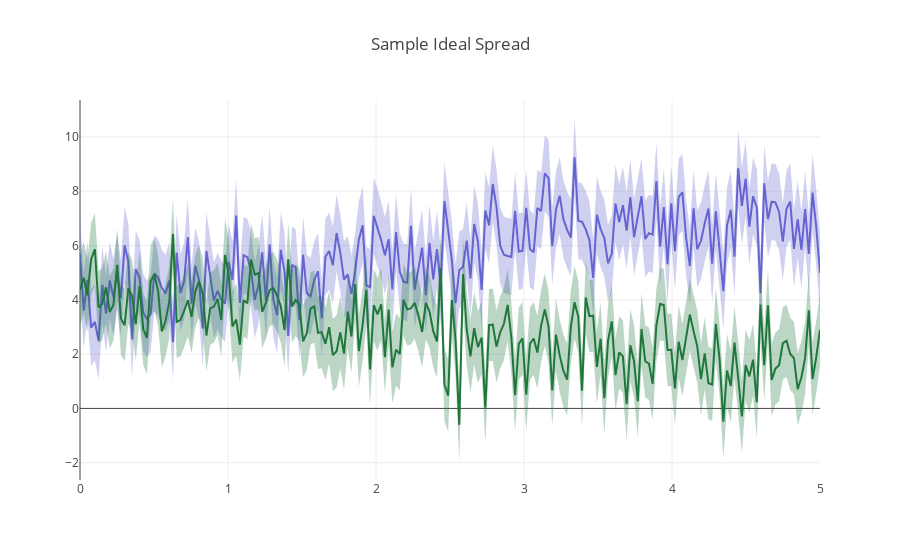

Write notebook code for a chart like this one.
### Markdown cell above
# Spreads

We've all heard of Hedge funds. But how did they get their name? I recently found that the name came from something calling Spreads. The idea was simple: in a perfect market data is completely random. Any imbalances are quickly exploited by traders who immediately make profit. 

### Example of when you need to start using spreads

You are a large company and you buy a large quantity of oil contracts (say, 10% of the entire market). The market reacts: supply drops but demand remains the same and therefore the price should go up. If you are carefully watching these changes in the market something like this would set your alarm off. What would you do? 

The answer is simple. Immediately sell some of your contracts and increase the supply in the market. Within a couple of days the market returns to the price set before you bought the oil contracts. When the market stabalizes, immediate buy back your contracts for the cheaper price. 

This concept is called "shorting" and many, many players in the market participate. There is a low probability, therefore, you will have the opporutnity to participate with any reasonable gains. 

### Introducing Spreads

The market is random, and quickly corrects for sudden changes. What do you do? One great and simple idea was to sell contracts in pairs. One contract acts as a long term bet that it will increase in price, and another acts as a short-term bet that it's price will decrease. This acts as a counter-balance. 

If two contracts are similar in price and you expect one to increase and one to decrease in price, this is a perfect siuation that guides a spread.

### Code cell
# Simulate a spread of data
def plot_spread(x1, y1, x2, y2, title):
    assert len(x1) == len(x2) == len(y1) == len(y2)
    s1 = np.std(y1)
    s2 = np.std(y2)
    

    ub1 = Scatter(
        x=x,
        y=y1 + s1,
        mode='lines',
        marker=dict(color="444"),
        line=dict(width=0),
        fillcolor='rgba(101, 100, 210, 0.3)',
        fill='tonexty')

    lb1 = Scatter(
        x=x, y=y1 - s1, marker=dict(color="444"), line=dict(width=0), mode='lines')

    t1 = Scatter(
        x=x,
        y=y1,
        mode='lines',
        line=dict(color='rgb(101, 100, 210)'),
        fillcolor='rgba(101, 100, 210, 0.3)',
        fill='tonexty'    
        )

    ub2 = Scatter(
        x=x,
        y=y2 + s2,
        mode='lines',
        marker=dict(color="444"),
        line=dict(width=0),
        fillcolor='rgba(31, 119, 60, 0.3)',
        fill='tonexty')

    lb2 = Scatter(
        x=x, y=y2 - s2, mode='lines', marker=dict(color="444"), line=dict(width=0))

    t2 = Scatter(
        x=x,
        y=y2,
        fill='tonexty',
        mode='lines',
        line=dict(color='rgb(31, 119, 60)'),
        fillcolor='rgba(31, 119, 60, 0.3)')

    data = [lb1, t1, ub1, lb2, t2, ub2]
    plot(data, title=title, show_legend=False)

n = 200
x = np.linspace(0, 5, num=n)
y1 = (np.arctan(x - 2) + 2 * np.e) + np.random.normal(size=n)
s1 = np.std(y1)
y2 = -1 * np.arctan(x - 2) + 3 + np.random.normal(size=n)
s2 = np.std(y2)
plot_spread(x1=x, y1=y1, x2=x, y2=y2, title='Sample Ideal Spread')

### Figure 1 — Plotly figure (JSON) as saved in the notebook; plotly's stock layout.template omitted (floating-point values rounded to 4 significant figures; data arrays with more than 128 entries replaced by an {"elided": "..."} marker saying what was removed)
{"data": [{"hoverinfo": "skip", "line": {"width": 0}, "marker": {"color": "444"}, "mode": "lines", "type": "scatter", "x": {"elided": "200 float values"}, "y": {"elided": "200 float values"}}, {"fill": "tonexty", "fillcolor": "rgba(101, 100, 210, 0.3)", "hoverinfo": "skip", "line": {"color": "rgb(101, 100, 210)"}, "mode": "lines", "type": "scatter", "x": {"elided": "200 float values"}, "y": {"elided": "200 float values"}}, {"fill": "tonexty", "fillcolor": "rgba(101, 100, 210, 0.3)", "hoverinfo": "skip", "line": {"width": 0}, "marker": {"color": "444"}, "mode": "lines", "type": "scatter", "x": {"elided": "200 float values"}, "y": {"elided": "200 float values"}}, {"hoverinfo": "skip", "line": {"width": 0}, "marker": {"color": "444"}, "mode": "lines", "type": "scatter", "x": {"elided": "200 float values"}, "y": {"elided": "200 float values"}}, {"fill": "tonexty", "fillcolor": "rgba(31, 119, 60, 0.3)", "hoverinfo": "skip", "line": {"color": "rgb(31, 119, 60)"}, "mode": "lines", "type": "scatter", "x": {"elided": "200 float values"}, "y": {"elided": "200 float values"}}, {"fill": "tonexty", "fillcolor": "rgba(31, 119, 60, 0.3)", "hoverinfo": "skip", "line": {"width": 0}, "marker": {"color": "444"}, "mode": "lines", "type": "scatter", "x": {"elided": "200 float values"}, "y": {"elided": "200 float values"}}], "layout": {"legend": {"orientation": "h"}, "showlegend": false, "title": "Sample Ideal Spread", "xaxis": {"fixedrange": true}, "yaxis": {"fixedrange": true}}}
